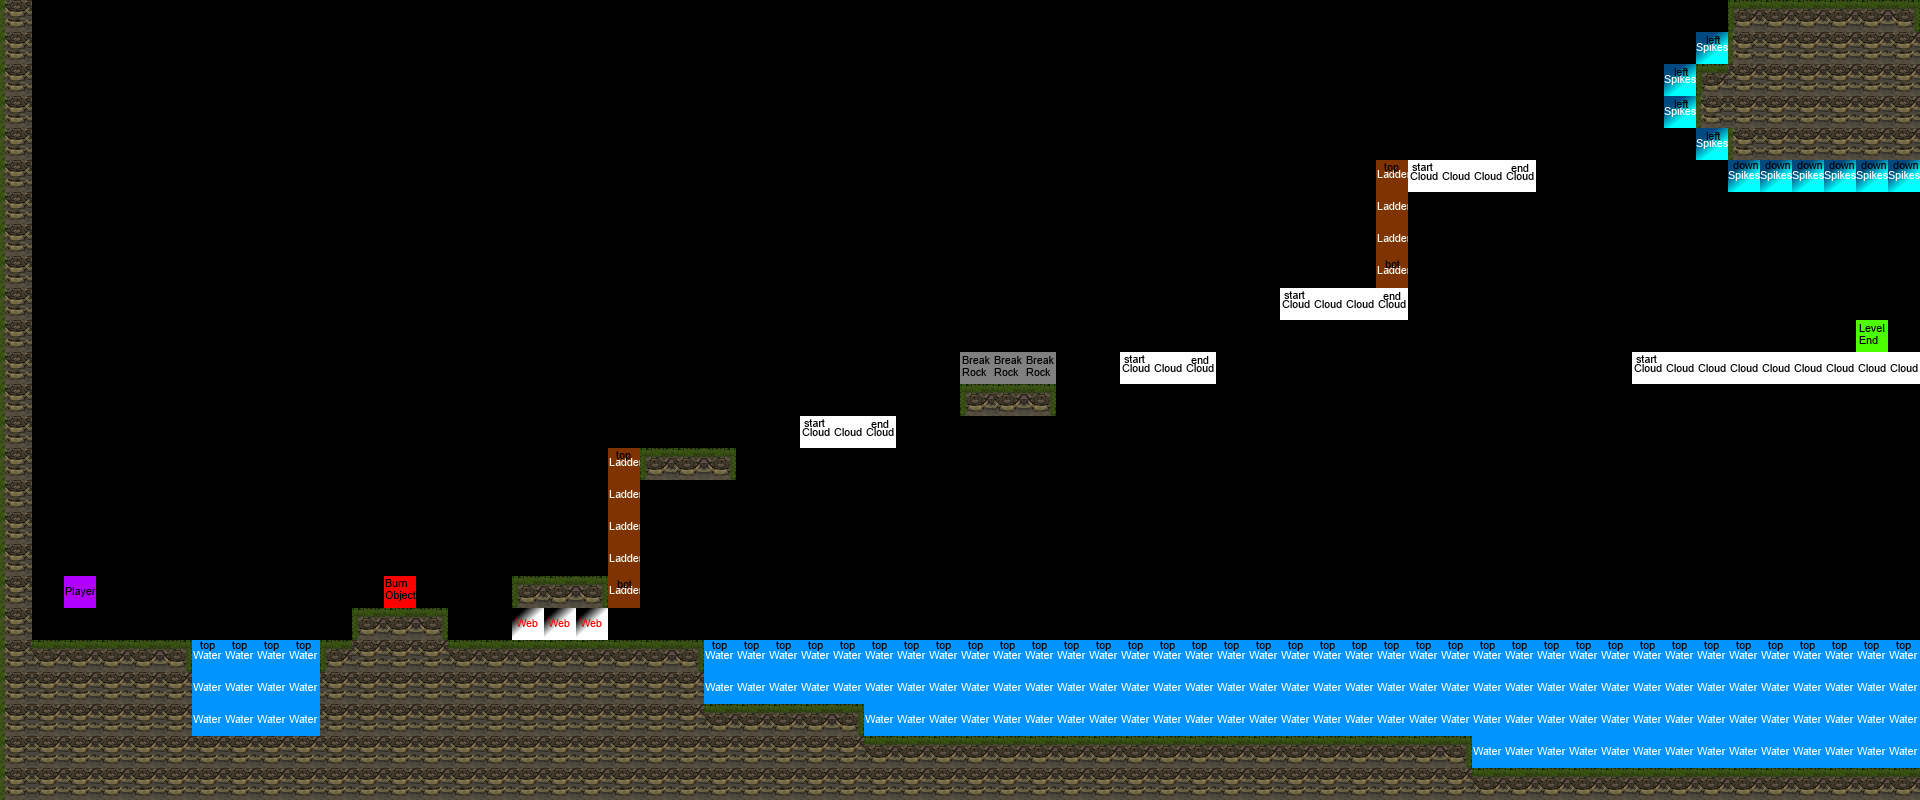

A 2D game scene composited from a Tiled map and its tileset images. What follows is a short description and the map's XML, with each tile layer's data collapsed to a summary:
An orthogonal 60x25 tile map with 32x32 px tiles, 2 tile layers (background, Objects), 2 tilesets.

<map version="1.0" orientation="orthogonal" width="60" height="25" tilewidth="32" tileheight="32">
 <tileset firstgid="1" name="basicTiles" tilewidth="32" tileheight="32">
  <image source="basicTiles.png" width="128" height="256" />
 </tileset>
 <tileset firstgid="33" name="tmw_desert_spacing" tilewidth="32" tileheight="32" spacing="1">
  <image source="tmw_desert_spacing.png" width="265" height="199" />
 </tileset>
 <layer name="background" width="60" height="25">
  <data>[1500 cells, 0 non-empty, 0 distinct tile ids]</data>
 </layer>
 <layer name="Objects" width="60" height="25">
  <data>[1500 cells, 415 non-empty, 20 distinct tile ids]</data>
 </layer>
</map>
